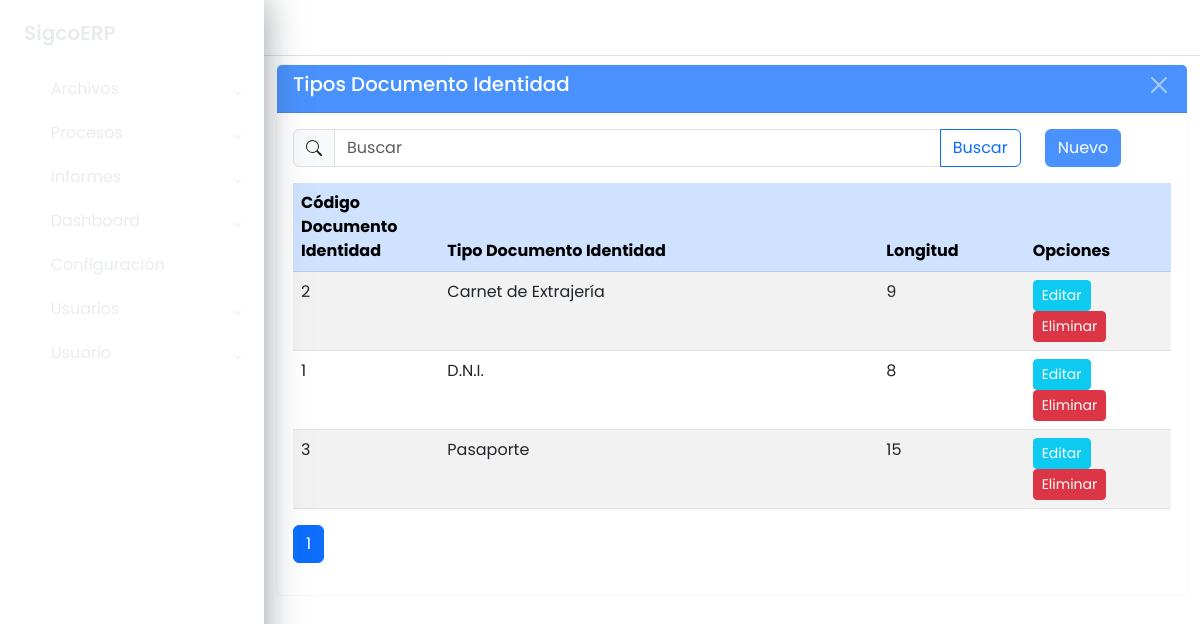
The app's page /maestros/tipo_documento_identidad/listar/ (signed in) with its own data.
### apps/maestros/models/models_base.py (models this page shows, shortened)
class TipoDocumentoIdentidad(ModeloBaseGenerico):
	id_tipodoc_identidad = models.AutoField(primary_key=True)
	codigo_tipodoc_identidad = models.CharField("Código Documento Identidad",
												max_length=1, null=True,
												blank=True, unique=True)
	nombre_tipodoc_identidad = models.CharField("Tipo Documento Identidad",
												max_length=40, null=True,
												blank=True)
	longitud = models.SmallIntegerField("Longitud", null=True, blank=True)
	class Meta:
		db_table = 'sgc_tipodoc_identidad'
		verbose_name = ('Tipo Documento Identidad')
		verbose_name_plural = ('Tipos Documento Identidad')
		ordering = ['nombre_tipodoc_identidad']

### apps/maestros/views/tipo_documento_identidad_views.py (the view)
class TipoDocumentoIdentidadListView(GenericListView):
	model = modelo
	context_object_name = 'datos'
	template_name = f"maestros/{url_list}.html"
	cadena_filtro = "Q(nombre_tipodoc_identidad__icontains=text)"
	extra_context = {
		"titulo": model._meta.verbose_name_plural,
		"url_inicio": url_home,
		"url_create": url_create,
		"url_update": url_update,
		"url_delete": url_delete
	}

### apps/maestros/views/cruds_views_generics.py (called while the page is built)
    def get_queryset(self):
        queryset = super().get_queryset()
        text = self.request.GET.get('buscar', '')
        if text and self.cadena_filtro:
            queryset = queryset.filter(eval(self.cadena_filtro))
        return queryset

    def get_context_data(self, **kwargs):
        context = super().get_context_data(**kwargs)
        context["buscar"] = self.request.GET.get('buscar', '')
        return context

### apps/maestros/templates/maestros/tipo_documento_identidad_list.html (shortened to what this page needs)
{% extends 'base.html' %}
{% block main %}
	<div class="wrapper">
		{% block sidebar %}
			{% include 'sidebar.html' %}
		{% endblock sidebar %}
		{% block maincomponent %}
			<div class="main">
				{% block buttonsidebartoggle %}
					{% include 'buttonsidebartoggle.html' %}
				{% endblock buttonsidebartoggle %}
				{% block principalcomponent %}
					<div class="container-fluid">
						<div class="card border-light mb-3 mt-2">
							<div class="card-header text-white bg-primary opacity-75 d-flex
									justify-content-between">
								<h3>{{ titulo }}</h3>
								<button type="button" class="btn-close btn-close-white"
									aria-label="Close"
									onclick="window.location.href='{% url url_inicio %}'">
								</button>
							</div>
							<div class="card-body">
								<div class="row">
									<div class="col col-10">
										<form method="get">
											<div class="input-group flex-nowrap">
												<span class="input-group-text">
												</span>
												<input type="text" class="form-control" name="buscar"
													value="{{ buscar }}" placeholder="Buscar"
													autocomplete="off">
												<button class="btn btn-outline-primary">
													Buscar
												</button>
											</div>
										</form>
									</div>
									<div class="col col-2">
										<a href="{% url url_create %}"
												class="btn btn-primary opacity-75">
											Nuevo
										</a>
									</div>
								</div>
								<div class="table-responsive mt-3">
									<table class="table table-striped">
										<thead class="table-primary">
											<tr>
												<th class="col-2">Código Documento Identidad</th>
												<th class="col-6">Tipo Documento Identidad</th>
												<th class="col-2">Longitud</th>
												<th class="col-2">Opciones</th>
											</tr>
										</thead>
										<tbody>
											{% for dato in datos %}
												<tr>
													<td>{{ dato.codigo_tipodoc_identidad }}</td>
													<td>{{ dato.nombre_tipodoc_identidad }}</td>
													<td>{{ dato.longitud }}</td>
													<td>
														<a href="{% url url_update dato.pk %}"
																class="btn btn-info text-white btn-sm">
															Editar
														</a>
														<a href="{% url url_delete dato.pk %}"
																class="btn btn-danger text-white btn-sm">
															Eliminar
														</a>
													</td>
												</tr>
											{% endfor %}
										</tbody>
									</table>
									{% block paginador %}
										{% include 'paginador.html' %}
									{% endblock %}
								</div>
							</div>
						</div>
					</div>
				{% endblock principalcomponent %}
			</div>
		{% endblock maincomponent %}
	</div>
{% endblock main %}

### static/css/style.css (style rules this page uses)
body { font-family: 'Poppins', sans-serif; margin: 0; background-image: url("../img/background-image.jpg"); background-repeat: no-repeat; background-position: center bottom; background-size: cover; }
h3 { font-size: 1.2375rem; color: #FFF; }
.wrapper { align-items: stretch; display: flex; width: 100%; }
.main { display: flex; flex-direction: column; min-height: 100vh; width: 100%; overflow: hidden; transition: all 0.35s ease-in-out; }

### records on screen
TipoDocumentoIdentidad: codigo_tipodoc_identidad "2", nombre_tipodoc_identidad "Carnet de Extrajería", longitud "9"
TipoDocumentoIdentidad: codigo_tipodoc_identidad "1", nombre_tipodoc_identidad "D.N.I.", longitud "8"
TipoDocumentoIdentidad: codigo_tipodoc_identidad "3", nombre_tipodoc_identidad "Pasaporte", longitud "15"

### other values on screen
{{ titulo }} "Tipos Documento Identidad"
{{ i }} "1"
